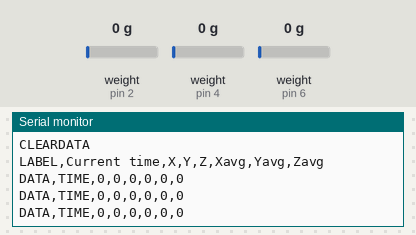
Bench run of a sketch on a simulated Arduino Uno, built with avr-gcc and run on an emulated ATmega328P. Parts: the last lines printed to the serial monitor. Inputs (shaded band) come from the test bench; at power-on: weight on the scale (sensors on pin 2, pin 4, pin 6) 0 g.

Above: at 1.3 s.
1.4 s: weight on the scale (sensor on pin 2) set to 100 g
At 2.16 s:
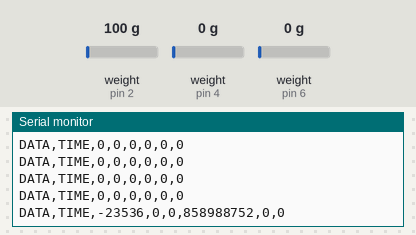
2.9 s: weight on the scale (sensor on pin 4) set to 100 g
At 2.96 s:
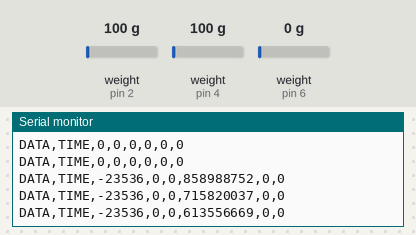
4.4 s: weight on the scale (sensor on pin 6) set to 100 g
At 4.57 s:
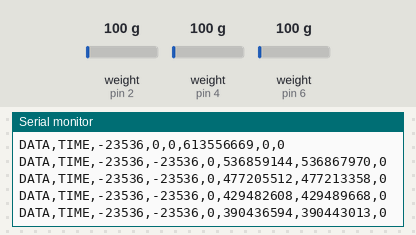
5.9 s: weight on the scale (sensor on pin 2) set to 1250 g
At 6.18 s:
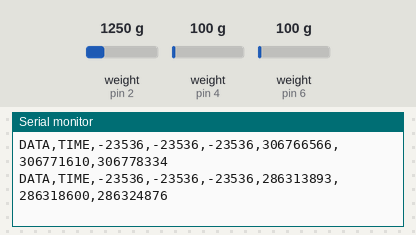
7.4 s: weight on the scale (sensor on pin 2) set to 100 g
At 7.8 s:
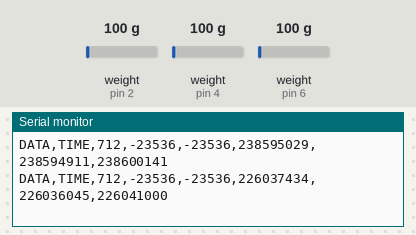
10.4 s: weight on the scale (sensor on pin 4) set to 1250 g
At 10.62 s:
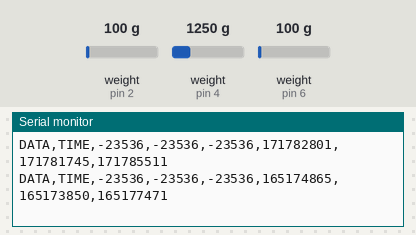
Timing chart, 0 to 12.9 s (numbered marks = the images above; inputs shaded):
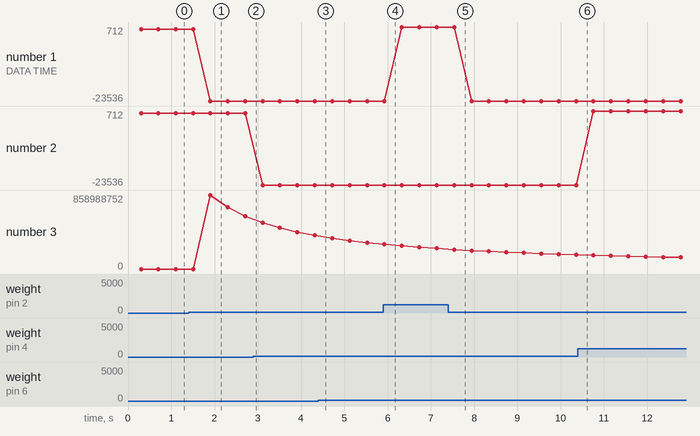

Measured:
- after the input at 1.4 s, the serial monitor: prints a new line after 0.51 s (image 1)
- plotted number 1: 0 → -23536 after the input at 1.4 s, -23536 → 712 after the input at 5.9 s
- plotted number 3: 0 → 613556669 after the input at 1.4 s, 306766566 → 238595029 after the input at 5.9 s, 238595029 → 165174865 after the input at 7.4 s

The sketch:

Arduino_Code.ino
```cpp
#include "HX711.h"

int Xreading = 0;
int Yreading = 0;
int Zreading = 0;

HX711 Xsensor;
HX711 Ysensor;
HX711 Zsensor;

unsigned long runCount = 0;

unsigned long Xsum = 0;
unsigned long Ysum = 0;
unsigned long Zsum = 0;

unsigned long Xavg = 0;
unsigned long Yavg = 0;
unsigned long Zavg = 0;

void setup()
{
  Serial.begin(9600);
  Serial.println("CLEARDATA");
  Serial.println("LABEL,Current time,X,Y,Z,Xavg,Yavg,Zavg");

  Xsensor.begin(2, 3);
  Ysensor.begin(4, 5);
  Zsensor.begin(6, 7);
}
void loop()
{
  if (Xsensor.is_ready() && Ysensor.is_ready() && Zsensor.is_ready())
  {
   Xreading = abs(Xsensor.read());
   Yreading = abs(Ysensor.read());
   Zreading = abs(Zsensor.read());
  }
  else
  {
   Xreading = 0;
   Yreading = 0;
   Zreading = 0;
  }

  Xsum = Xsum + Xreading;
  Ysum = Ysum + Yreading;
  Zsum = Zsum + Zreading;

  runCount = runCount + 1;

  Xavg = Xsum/runCount;
  Yavg = Ysum/runCount;
  Zavg = Zsum/runCount;

  Serial.print("DATA,TIME,");
  Serial.print(Xreading);
  Serial.print(",");
  Serial.print(Yreading);
  Serial.print(",");
  Serial.print(Zreading);
  Serial.print(",");
  Serial.print(Xavg);
  Serial.print(",");
  Serial.print(Yavg);
  Serial.print(",");
  Serial.println(Zavg);

  delay(100);
}
```
